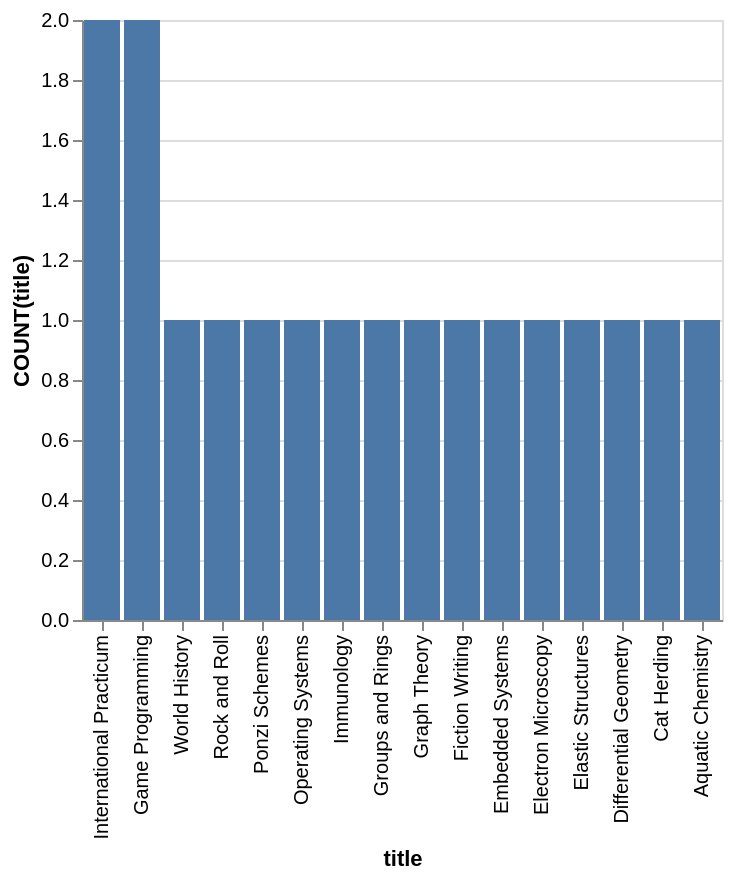

Specify this chart in Vega-Lite:
### Vega-Lite specification from a JSON file in a GitHub repository (floating-point values rounded to 4 significant figures)
{"data": {"values": [{"x_data": "International Practicum", "y_data": 2}, {"x_data": "Game Programming", "y_data": 2}, {"x_data": "World History", "y_data": 1}, {"x_data": "Rock and Roll", "y_data": 1}, {"x_data": "Ponzi Schemes", "y_data": 1}, {"x_data": "Operating Systems", "y_data": 1}, {"x_data": "Immunology", "y_data": 1}, {"x_data": "Groups and Rings", "y_data": 1}, {"x_data": "Graph Theory", "y_data": 1}, {"x_data": "Fiction Writing", "y_data": 1}, {"x_data": "Embedded Systems", "y_data": 1}, {"x_data": "Electron Microscopy", "y_data": 1}, {"x_data": "Elastic Structures", "y_data": 1}, {"x_data": "Differential Geometry", "y_data": 1}, {"x_data": "Cat Herding", "y_data": 1}, {"x_data": "Aquatic Chemistry", "y_data": 1}]}, "mark": "bar", "encoding": {"x": {"field": "x_data", "type": "nominal", "title": "title", "sort": {"op": "sum", "field": "y_data", "order": "descending"}}, "y": {"field": "y_data", "type": "quantitative", "title": "COUNT(title)"}}}
